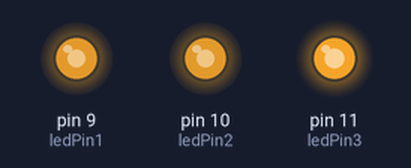
Bench run of a sketch on a simulated Arduino Uno, built with avr-gcc and run on an emulated ATmega328P. On the bench: output pins drawn as LEDs (lit = HIGH). Random numbers use the default seed unless the sketch sets one.

Above: at 0.37 s.
At 7.48 s:
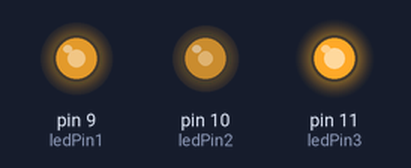
At 10.59 s:
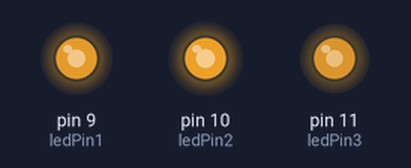
At 21.12 s:
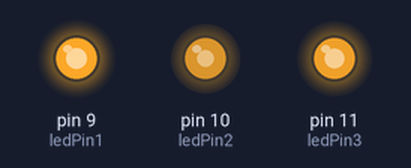
At 28.18 s:
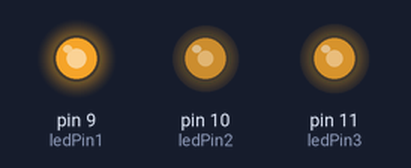
At 39.32 s:
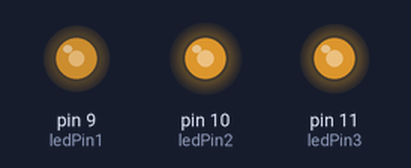
Timing chart, 0 to 40.0 s (numbered marks = the images above):
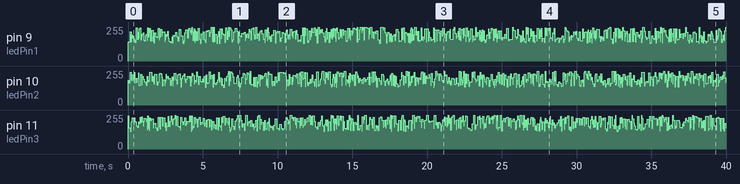

The sketch:

Efeito_fogo.ino
```cpp
 /*
   Aula Curso Arduino Básico ao Avançado e prototipagem
   Instrutor Otávio Jesus França Oliveira
   Sorocaba - SP
   otaviojf_oliveira@outlook.com
 */

//Efeito de fogo
int ledPin1 = 9;
int ledPin2 = 10;
int ledPin3 = 11;

void setup()
{
  for(int i =9; i<12;i++) pinMode(i,OUTPUT);

 //	pinMode(ledPin1, OUTPUT);
 //	pinMode(ledPin2, OUTPUT);
 //	pinMode(ledPin3, OUTPUT);
}

void loop()
{
analogWrite(ledPin1, random(120)+135); //função random fornece numeros aleatótios com limites configuraveis
analogWrite(ledPin2, random(120)+135); // neste caso foi configurado o limite superiror de 120
analogWrite(ledPin3, random(120)+135); //essa função pega numeros totalmente aleatorios durante a execução
delay(random(100));
}
```
